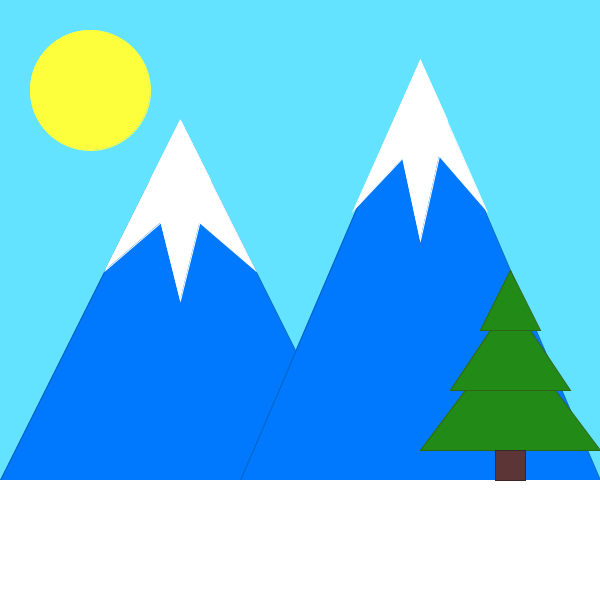
Frame 1 (no input)
Frame 60 (the mouse pressed at the canvas centre just before this capture): identical to frame 1, image omitted
Frame 120 (the mouse held since frame 60 and released just before this capture): identical to frame 1, image omitted

The Processing sketch that drew this single still picture (run headless with seeded random() and noise(); from frame 60 on, the mouse is pressed at the canvas centre):

// Processing sketch: mountains
// ── mountains.pde
void setup()
{
  size(600, 600);
  
}

void draw()
{
  
  int w = width;
  int h = height;
  println(w+" "+h);
  
  background(99,227,255);
  //noStroke();
  
  stroke(1, 99, 189);
  fill(1, 121, 255);
  triangle(0.3*w, 0.2*h,
            0*w, 0.8*h,
            0.6*w, 0.8*h);
  triangle(0.7*w, 0.1*h,
           0.4*w, 0.8*h,
           1.0*w, 0.8*h);
  
  stroke(255, 255, 255);
  fill(255, 255, 255);
  rect(0.0*w, 0.8*h,
       1.0*w, 0.2*h);
  
  quad(0.25*w, 0.3*h,
       0.3*w, 0.2*h,
       0.35*w, 0.3*h,
       0.3*w, 0.5*h);
  
  triangle(0.175*w, 0.45*h,
           0.3*w, 0.2*h,
           0.35*w, 0.3*h);
  
  triangle(0.425*w, 0.45*h,
           0.3*w, 0.2*h,
           0.25*w, 0.3*h);
  
  quad(0.657*w, 0.2*h,
       0.7*w, 0.1*h,
       0.745*w, 0.2*h,
       0.7*w, 0.4*h);
  
  triangle(0.7*w, 0.1*h,
           0.73*w, 0.2*h,
           0.59*w, 0.35*h);
   
  triangle(0.7*w, 0.1*h,
           0.68*w, 0.2*h,
           0.81*w, 0.35*h);
  
  fill(253, 255, 60);
  stroke(253, 255, 60);
  ellipse(0.15*w, 0.15*h,
          0.2*w, 0.2*h);
  
  fill(34, 139, 23);
  stroke(46, 102, 22);
  
 triangle(0.85*w, 0.55*h,
          0.7*w, 0.75*h,
          1.0*w, 0.75*h);
          
  triangle(0.85*w, 0.5*h,
           0.75*w, 0.65*h,
           0.95*w, 0.65*h);
  
  triangle(0.85*w, 0.45*h,
           0.8*w, 0.55*h,
           0.9*w, 0.55*h);
           
  fill(92, 53, 54);
  stroke(57, 38, 38); 
  rect(0.825*w, 0.75*h,
       0.05*w, 0.05*h);
  save("mountains.png");

}
